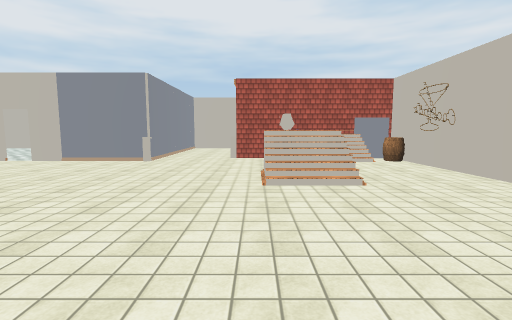
view 1 (above)

16 first-person views from a walk through a Unity game level. The camera is 1.4 m above the floor, tilts 6° down and sees 85° across. The floor is counted in squares, 2 m on a side. Each view is taken from the middle of a square. On the plan, view 1 faces up. The plan holds only what a view shows up to about 9 squares ahead; the rest is blank. The place goes on beyond the plan. The player character is not drawn. Door leaves are left out, so doorways stand open. Some surface patterns are stand-ins.

view 2
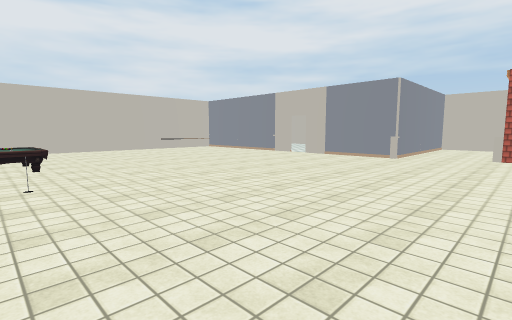

view 3
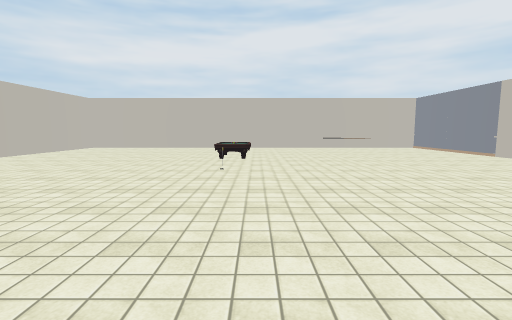

view 4
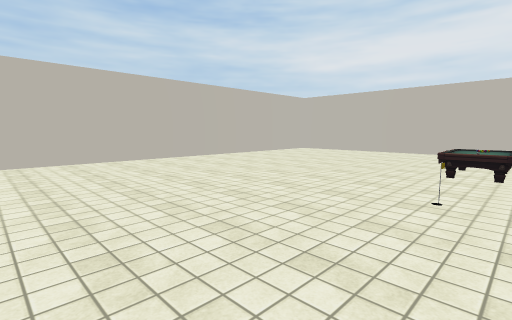

view 5
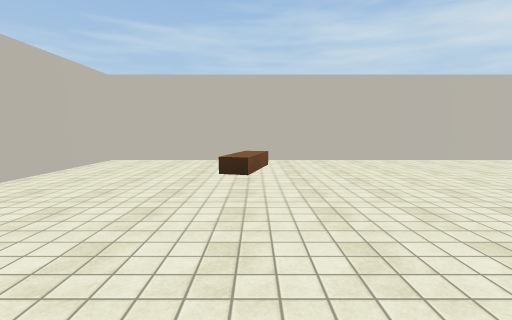

view 6
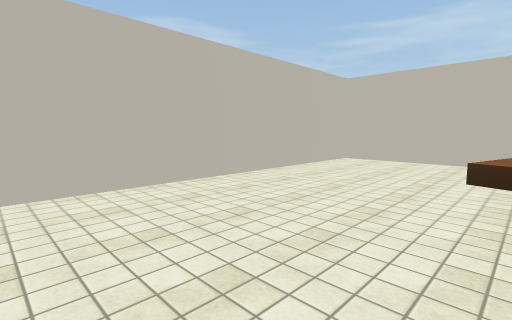

view 7
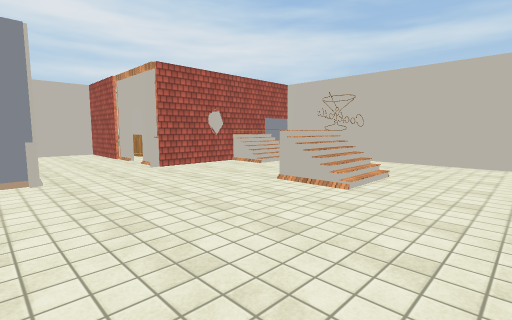

view 8
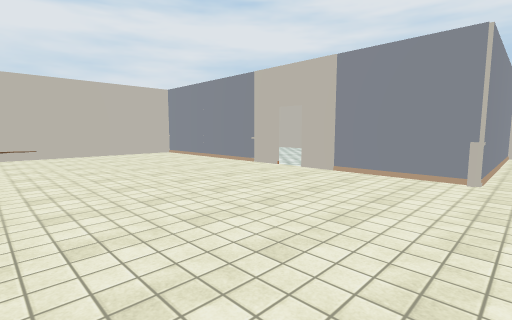

view 9
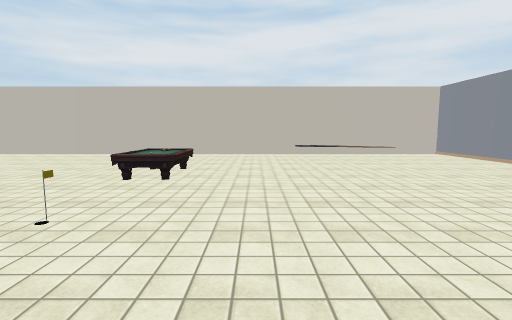

view 10
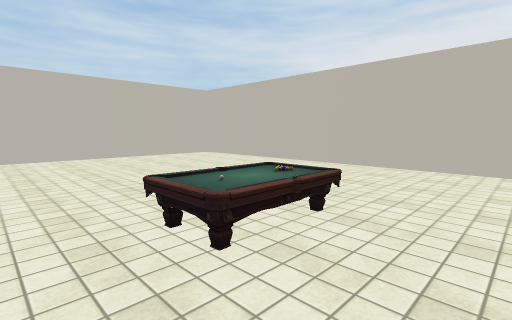

view 11
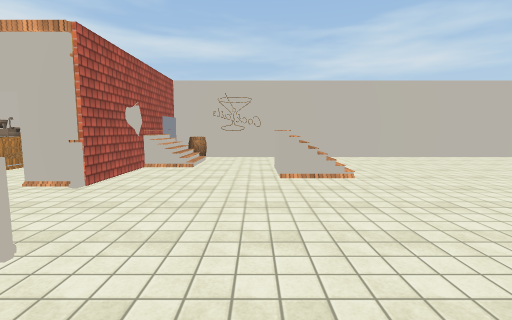

view 12
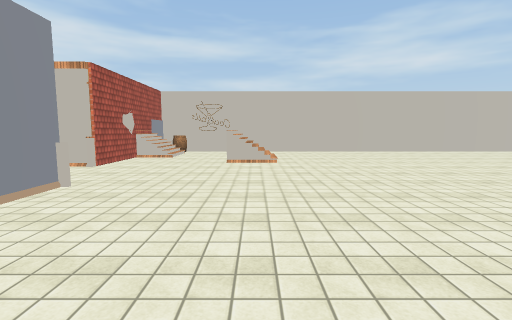

view 13
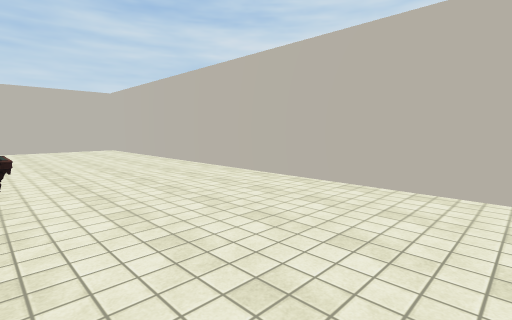

view 14
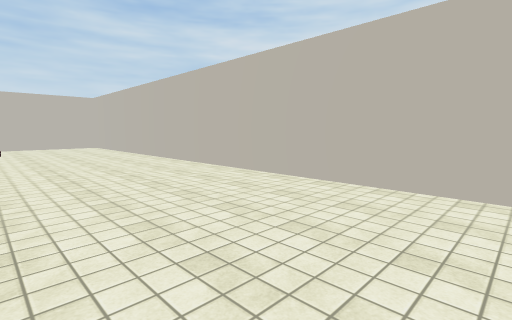

view 15
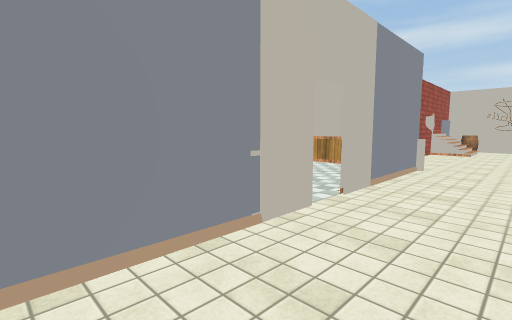

view 16
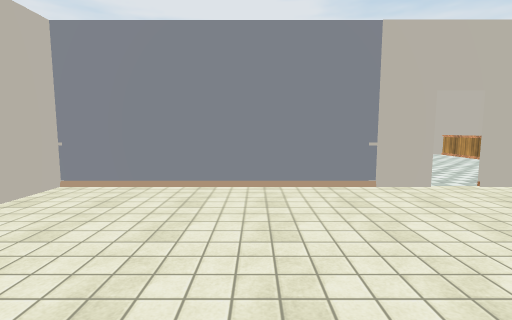

### Floor plan
Points are (right, up) in squares from view 1. A wall is a line through its corners. A room is listed if a view was taken in it or the views show most of it. See-through windows are left out.
Room 1 (views 1, 2, 3, 4, 5, 6, 7, 8, 9, 10, 11, 12, 13, 14, 15, 16)
walls: (-5.7, 6.5) (-10.4, 6.5) (-10.4, -6.7) (3.4, -6.7) (3.4, 6.5); (-2.5, 8) (-2.5, 6.5) (-5.2, 6.5); (0.5, 7.2) (-0.5, 7.2) (-0.5, 8)
low walls: (-0.2, -4.7) (0.1, -3.5) (0.5, -3.6)
ways out: open door at (-0.5, 8) to room 2; open door at (-5.7, 6.3)
objects: other object (-7, -1) to (-6, -1); other object (-5, 2); other object (-4, -1); other object (-3, 6); other object (-1, 7); other object (1, 9); other object (1, 10); other object (1, 11); other object (2, 7); other object (3, 7); other object (3, 8)
Room 2 (no view inside)
walls: (-0.5, 8.5) (-0.5, 11.2) (-2.9, 11.2); (-2.5, 11.2) (-2.5, 8)
ways out: open door at (-0.5, 8) to room 1
objects: other object (0, 10)

Where each view was taken, in squares from view 1:
view 1: 0 up, 0 right, facing up
view 2: 1 down, 0 right, facing up-left
view 3: 0 up, 1 right, facing left
view 4: 0 up, 1 left, facing down-left
view 5: 0 up, 0 right, facing down
view 6: 0 up, 0 right, facing down-right
view 7: 2 up, 3 left, facing up-right
view 8: 2 up, 2 left, facing up-left
view 9: 1 up, 2 left, facing left
view 10: 1 up, 5 left, facing down-left
view 11: 5 up, 4 left, facing right
view 12: 4 up, 6 left, facing right
view 13: 4 up, 7 left, facing down-left
view 14: 6 up, 7 left, facing down-left
view 15: 5 up, 8 left, facing up-right
view 16: 3 up, 8 left, facing up
